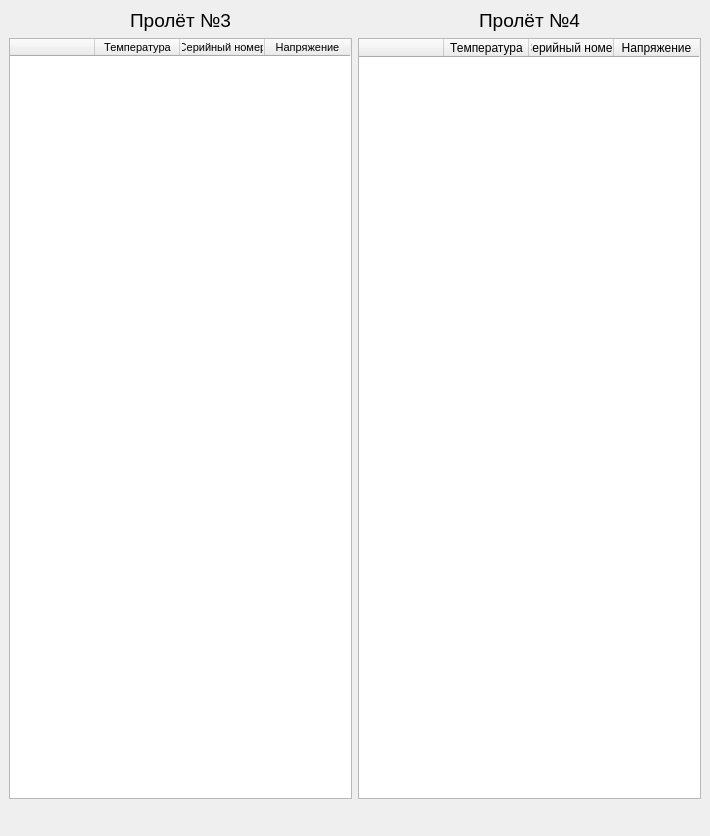
<?xml version="1.0" encoding="UTF-8"?>
<ui version="4.0">
 <class>MainWindow</class>
 <widget class="QMainWindow" name="MainWindow">
  <property name="geometry">
   <rect>
    <x>0</x>
    <y>0</y>
    <width>710</width>
    <height>836</height>
   </rect>
  </property>
  <property name="windowTitle">
   <string>Температура бетона</string>
  </property>
  <widget class="QWidget" name="centralwidget">
   <layout class="QGridLayout" name="gridLayout">
    <item row="0" column="0">
     <widget class="QLabel" name="label">
      <property name="font">
       <font>
        <family>Arial</family>
        <pointsize>14</pointsize>
       </font>
      </property>
      <property name="text">
       <string>Пролёт №3</string>
      </property>
      <property name="alignment">
       <set>Qt::AlignCenter</set>
      </property>
     </widget>
    </item>
    <item row="0" column="1">
     <widget class="QLabel" name="label_2">
      <property name="font">
       <font>
        <family>Arial</family>
        <pointsize>14</pointsize>
        <weight>50</weight>
        <bold>false</bold>
       </font>
      </property>
      <property name="text">
       <string>Пролёт №4</string>
      </property>
      <property name="alignment">
       <set>Qt::AlignCenter</set>
      </property>
     </widget>
    </item>
    <item row="1" column="0">
     <widget class="QTableWidget" name="tableWidget">
      <property name="font">
       <font>
        <pointsize>8</pointsize>
       </font>
      </property>
      <attribute name="horizontalHeaderDefaultSectionSize">
       <number>85</number>
      </attribute>
      <column>
       <property name="text">
        <string/>
       </property>
      </column>
      <column>
       <property name="text">
        <string>Температура</string>
       </property>
      </column>
      <column>
       <property name="text">
        <string>Серийный номер</string>
       </property>
      </column>
      <column>
       <property name="text">
        <string>Напряжение</string>
       </property>
      </column>
     </widget>
    </item>
    <item row="1" column="1">
     <widget class="QTableWidget" name="tableWidget_2">
      <property name="enabled">
       <bool>true</bool>
      </property>
      <attribute name="horizontalHeaderDefaultSectionSize">
       <number>85</number>
      </attribute>
      <column>
       <property name="text">
        <string/>
       </property>
      </column>
      <column>
       <property name="text">
        <string>Температура</string>
       </property>
      </column>
      <column>
       <property name="text">
        <string>Серийный номер</string>
       </property>
      </column>
      <column>
       <property name="text">
        <string>Напряжение</string>
       </property>
      </column>
     </widget>
    </item>
    <item row="2" column="0" colspan="2">
     <widget class="QLabel" name="label_info">
      <property name="font">
       <font>
        <family>Arial</family>
        <pointsize>14</pointsize>
       </font>
      </property>
      <property name="text">
       <string/>
      </property>
     </widget>
    </item>
   </layout>
  </widget>
 </widget>
 <resources/>
 <connections/>
</ui>
